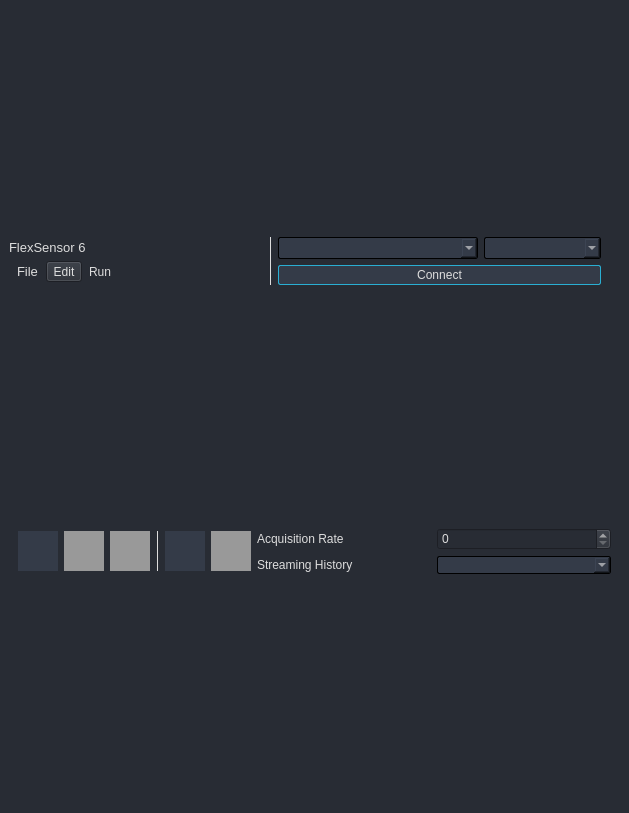
<?xml version="1.0" encoding="UTF-8"?>
<ui version="4.0">
 <class>AD2ControlWindowNew</class>
 <widget class="QMainWindow" name="AD2ControlWindowNew">
  <property name="geometry">
   <rect>
    <x>0</x>
    <y>0</y>
    <width>629</width>
    <height>813</height>
   </rect>
  </property>
  <property name="windowTitle">
   <string>MainWindow</string>
  </property>
  <property name="styleSheet">
   <string notr="true"/>
  </property>
  <widget class="QWidget" name="centralwidget">
   <property name="styleSheet">
    <string notr="true">/* /////////////////////////////////////////////////////////////////////////////////////////////////

SET APP STYLESHEET - FULL STYLES HERE
DARK THEME - DRACULA COLOR BASED

///////////////////////////////////////////////////////////////////////////////////////////////// */
QWidget{
    background-color: rgb(40, 44, 52);
	color: rgb(221, 221, 221);
	font: 10pt &quot;Segoe UI&quot;;
}

/* /////////////////////////////////////////////////////////////////////////////////////////////////
Tooltip */
QToolTip {
	color: #ffffff;
	background-color: rgba(33, 37, 43, 180);
	border: 1px solid rgb(44, 49, 58);
	background-image: none;
	background-position: left center;
    background-repeat: no-repeat;
	border: none;
	border-left: 2px solid rgb(255, 121, 198);
	text-align: left;
	padding-left: 8px;
	margin: 0px;
}

/* /////////////////////////////////////////////////////////////////////////////////////////////////
QTableWidget */
QTableWidget {	
	background-color: transparent;
	padding: 10px;
	border-radius: 5px;
	gridline-color: rgb(44, 49, 58);
	border-bottom: 1px solid rgb(44, 49, 60);
}
QTableWidget::item{
	border-color: rgb(44, 49, 60);
	padding-left: 5px;
	padding-right: 5px;
	gridline-color: rgb(44, 49, 60);
}
QTableWidget::item:selected{
	background-color: rgb(189, 147, 249);
}
QHeaderView::section{
	background-color: rgb(33, 37, 43);
	max-width: 30px;
	border: 1px solid rgb(44, 49, 58);
	border-style: none;
    border-bottom: 1px solid rgb(44, 49, 60);
    border-right: 1px solid rgb(44, 49, 60);
}
QTableWidget::horizontalHeader {	
	background-color: rgb(33, 37, 43);
}
QHeaderView::section:horizontal
{
    border: 1px solid rgb(33, 37, 43);
	background-color: rgb(33, 37, 43);
	padding: 3px;
	border-top-left-radius: 7px;
    border-top-right-radius: 7px;
}
QHeaderView::section:vertical
{
    border: 1px solid rgb(44, 49, 60);
}

/* /////////////////////////////////////////////////////////////////////////////////////////////////
LineEdit */
QLineEdit {
	background-color: rgb(33, 37, 43);
	border-radius: 5px;
	border: 2px solid rgb(33, 37, 43);
	padding-left: 10px;
	selection-color: rgb(255, 255, 255);
	selection-background-color: rgb(255, 121, 198);
}
QLineEdit:hover {
	border: 2px solid rgb(64, 71, 88);
}
QLineEdit:focus {
	border: 2px solid rgb(91, 101, 124);
}

/* /////////////////////////////////////////////////////////////////////////////////////////////////
PlainTextEdit */
QPlainTextEdit {
	background-color: rgb(27, 29, 35);
	border-radius: 5px;
	padding: 10px;
	selection-color: rgb(255, 255, 255);
	selection-background-color: rgb(255, 121, 198);
}
QPlainTextEdit  QScrollBar:vertical {
    width: 8px;
 }
QPlainTextEdit  QScrollBar:horizontal {
    height: 8px;
 }
QPlainTextEdit:hover {
	border: 2px solid rgb(64, 71, 88);
}
QPlainTextEdit:focus {
	border: 2px solid rgb(91, 101, 124);
}

/* /////////////////////////////////////////////////////////////////////////////////////////////////
ScrollBars */
QScrollBar:horizontal {
    border: none;
    background: rgb(52, 59, 72);
    height: 8px;
    margin: 0px 21px 0 21px;
	border-radius: 0px;
}
QScrollBar::handle:horizontal {
    background: rgb(189, 147, 249);
    min-width: 25px;
	border-radius: 4px
}
QScrollBar::add-line:horizontal {
    border: none;
    background: rgb(55, 63, 77);
    width: 20px;
	border-top-right-radius: 4px;
    border-bottom-right-radius: 4px;
    subcontrol-position: right;
    subcontrol-origin: margin;
}
QScrollBar::sub-line:horizontal {
    border: none;
    background: rgb(55, 63, 77);
    width: 20px;
	border-top-left-radius: 4px;
    border-bottom-left-radius: 4px;
    subcontrol-position: left;
    subcontrol-origin: margin;
}
QScrollBar::up-arrow:horizontal, QScrollBar::down-arrow:horizontal
{
     background: none;
}
QScrollBar::add-page:horizontal, QScrollBar::sub-page:horizontal
{
     background: none;
}
 QScrollBar:vertical {
	border: none;
    background: rgb(52, 59, 72);
    width: 8px;
    margin: 21px 0 21px 0;
	border-radius: 0px;
 }
 QScrollBar::handle:vertical {	
	background: rgb(189, 147, 249);
    min-height: 25px;
	border-radius: 4px
 }
 QScrollBar::add-line:vertical {
     border: none;
    background: rgb(55, 63, 77);
     height: 20px;
	border-bottom-left-radius: 4px;
    border-bottom-right-radius: 4px;
     subcontrol-position: bottom;
     subcontrol-origin: margin;
 }
 QScrollBar::sub-line:vertical {
	border: none;
    background: rgb(55, 63, 77);
     height: 20px;
	border-top-left-radius: 4px;
    border-top-right-radius: 4px;
     subcontrol-position: top;
     subcontrol-origin: margin;
 }
 QScrollBar::up-arrow:vertical, QScrollBar::down-arrow:vertical {
     background: none;
 }

 QScrollBar::add-page:vertical, QScrollBar::sub-page:vertical {
     background: none;
 }

/* /////////////////////////////////////////////////////////////////////////////////////////////////
CheckBox */
QCheckBox::indicator {
    border: 3px solid rgb(52, 59, 72);
	width: 15px;
	height: 15px;
	border-radius: 10px;
    background: rgb(44, 49, 60);
}
QCheckBox::indicator:hover {
    border: 3px solid rgb(58, 66, 81);
}
QCheckBox::indicator:checked {
    background: 3px solid rgb(52, 59, 72);
	border: 3px solid rgb(52, 59, 72);	
	background-image: url(:/icons/images/icons/cil-check-alt.png);
}

/* /////////////////////////////////////////////////////////////////////////////////////////////////
RadioButton */
QRadioButton::indicator {
    border: 3px solid rgb(52, 59, 72);
	width: 15px;
	height: 15px;
	border-radius: 10px;
    background: rgb(44, 49, 60);
}
QRadioButton::indicator:hover {
    border: 3px solid rgb(58, 66, 81);
}
QRadioButton::indicator:checked {
    background: 3px solid rgb(94, 106, 130);
	border: 3px solid rgb(52, 59, 72);	
}

/* /////////////////////////////////////////////////////////////////////////////////////////////////
ComboBox */
QComboBox{
	background-color: rgb(52, 59, 72);
	border-radius: 2px;
	border: 1px solid rgb(0, 0, 0);
}
QComboBox:hover{
	border: 1px solid rgb(42, 175, 211);
}
QComboBox::drop-down {
	subcontrol-origin: padding;
	subcontrol-position: top right;
	width: 25px; 
	border-left-width: 2px;
	border-left-color: rgba(39, 44, 54, 150);
	border-left-style: solid;
	border-top-right-radius: 3px;
	border-bottom-right-radius: 3px;	
	background-image: url(:/icons/icons/cil-arrow-bottom.png);
	background-position: center;
	background-repeat: no-reperat;
 }
QComboBox QAbstractItemView {
	color: rgb(255, 121, 198);	
	background-color: rgb(33, 37, 43);
	padding: 10px;
	selection-background-color: rgb(39, 44, 54);
}
/*QComboBox QAbstractItemView::item {
  min-height: 150px;
}*/

/* /////////////////////////////////////////////////////////////////////////////////////////////////
Sliders */
QSlider::groove:horizontal {
    border-radius: 5px;
    height: 10px;
	margin: 0px;
	background-color: rgb(52, 59, 72);
}
QSlider::groove:horizontal:hover {
	background-color: rgb(55, 62, 76);
}
QSlider::handle:horizontal {
    background-color: rgb(0, 0, 0);
    border: 1px solid rgb(42, 175, 211);
    height: 10px;
    width: 8px;
    margin: 0px;
	border-radius: 5px;
}
QSlider::handle:horizontal:hover {
    background-color: rgb(42, 141, 211);
    border: none;
    height: 10px;
    width: 10px;
    margin: 0px;
	border-radius: 5px;
}
QSlider::handle:horizontal:pressed {
    background-color: rgb(42, 141, 211);
}

QSlider::groove:vertical {
    border-radius: 5px;
    width: 10px;
    margin: 0px;
	background-color: rgb(52, 59, 72);
}
QSlider::groove:vertical:hover {
	background-color: rgb(55, 62, 76);
}
QSlider::handle:vertical {
    background-color: rgb(189, 147, 249);
	border: none;
    height: 10px;
    width: 10px;
    margin: 0px;
	border-radius: 5px;
}
QSlider::handle:vertical:hover {
    background-color: rgb(195, 155, 255);
}
QSlider::handle:vertical:pressed {
    background-color: rgb(255, 121, 198);
}

/* /////////////////////////////////////////////////////////////////////////////////////////////////
CommandLinkButton */
QCommandLinkButton {	
	color: rgb(255, 121, 198);
	border-radius: 5px;
	padding: 5px;
	color: rgb(255, 170, 255);
}
QCommandLinkButton:hover {	
	color: rgb(255, 170, 255);
	background-color: rgb(44, 49, 60);
}
QCommandLinkButton:pressed {	
	color: rgb(189, 147, 249);
	background-color: rgb(52, 58, 71);
}

/* /////////////////////////////////////////////////////////////////////////////////////////////////
Button */
QPushButton {
	border: 1px solid rgb(42, 175, 211);
	border-radius: 2px;	
	background-color: rgb(52, 59, 72);
}
QPushButton:hover {
	border: 1px solid rgb(42, 141, 211);
    border-radius: 2px;	
	background-color: rgb(42, 141, 211);
}
QPushButton:pressed {	
	border: 1px solid rgb(42, 141, 211);
    border-radius: 2px;	
	background-color: rgb(35, 40, 49);
}









/* QMenu ------------------------------------------------------------------

examples: https://doc.qt.io/qt-5/stylesheet-examples.html#customizing-qmenu

--------------------------------------------------------------------------- */
QMenu {
    background-color: rgb(40, 44, 52);
    margin: 2px; /* some spacing around the menu */
}

QMenu::item {
    padding: 2px 25px 2px 20px;
    border: 1px solid transparent; /* reserve space for selection border */
}

QMenu::item:selected {
    border-color: darkblue;
    background: rgba(100, 100, 100, 150);
}

QMenu::icon:checked { /* appearance of a 'checked' icon */
    background: gray;
    border: 1px inset gray;
    position: absolute;
    top: 1px;
    right: 1px;
    bottom: 1px;
    left: 1px;
}

QMenu::separator {
    height: 2px;
    background: lightblue;
    margin-left: 10px;
    margin-right: 5px;
}

QMenu::indicator {
    width: 13px;
    height: 13px;
}

QTabWidget::pane {
  border: 1px solid lightgray;
  top:-1px; 
  background:  rgb(40, 44, 52); 
} 

QTabBar::tab {
  background: rgb(40, 44, 52);; 
  border: 1px solid lightgray; 
  padding: 2px;
	padding-left: 10px;
	padding-right: 10px;
} 

QTabBar::tab:selected { 
  background:  rgb(189, 147, 249);
  margin-bottom: -1px; 
}
</string>
   </property>
   <layout class="QGridLayout" name="gridLayout_2">
    <item row="3" column="0">
     <layout class="QGridLayout" name="grd_information"/>
    </item>
    <item row="0" column="0">
     <widget class="QFrame" name="contentTopBg">
      <property name="sizePolicy">
       <sizepolicy hsizetype="Preferred" vsizetype="Maximum">
        <horstretch>0</horstretch>
        <verstretch>0</verstretch>
       </sizepolicy>
      </property>
      <property name="minimumSize">
       <size>
        <width>0</width>
        <height>50</height>
       </size>
      </property>
      <property name="maximumSize">
       <size>
        <width>16777215</width>
        <height>16777215</height>
       </size>
      </property>
      <property name="frameShape">
       <enum>QFrame::NoFrame</enum>
      </property>
      <property name="frameShadow">
       <enum>QFrame::Raised</enum>
      </property>
      <layout class="QHBoxLayout" name="horizontalLayout_6">
       <property name="spacing">
        <number>0</number>
       </property>
       <property name="leftMargin">
        <number>0</number>
       </property>
       <property name="topMargin">
        <number>0</number>
       </property>
       <property name="rightMargin">
        <number>10</number>
       </property>
       <property name="bottomMargin">
        <number>0</number>
       </property>
       <item>
        <widget class="QFrame" name="vl_header">
         <property name="enabled">
          <bool>true</bool>
         </property>
         <property name="sizePolicy">
          <sizepolicy hsizetype="Preferred" vsizetype="Maximum">
           <horstretch>0</horstretch>
           <verstretch>0</verstretch>
          </sizepolicy>
         </property>
         <property name="focusPolicy">
          <enum>Qt::NoFocus</enum>
         </property>
         <property name="frameShape">
          <enum>QFrame::NoFrame</enum>
         </property>
         <property name="frameShadow">
          <enum>QFrame::Raised</enum>
         </property>
         <layout class="QHBoxLayout" name="horizontalLayout_7">
          <property name="spacing">
           <number>0</number>
          </property>
          <property name="leftMargin">
           <number>0</number>
          </property>
          <property name="topMargin">
           <number>0</number>
          </property>
          <property name="rightMargin">
           <number>0</number>
          </property>
          <property name="bottomMargin">
           <number>0</number>
          </property>
          <item>
           <widget class="QFrame" name="verticalFrame">
            <property name="sizePolicy">
             <sizepolicy hsizetype="Minimum" vsizetype="Minimum">
              <horstretch>0</horstretch>
              <verstretch>0</verstretch>
             </sizepolicy>
            </property>
            <layout class="QFormLayout" name="formLayout">
             <property name="horizontalSpacing">
              <number>0</number>
             </property>
             <property name="leftMargin">
              <number>0</number>
             </property>
             <property name="topMargin">
              <number>0</number>
             </property>
             <property name="rightMargin">
              <number>0</number>
             </property>
             <property name="bottomMargin">
              <number>0</number>
             </property>
             <item row="1" column="0">
              <widget class="QFrame" name="menuBar">
               <property name="sizePolicy">
                <sizepolicy hsizetype="Minimum" vsizetype="Fixed">
                 <horstretch>0</horstretch>
                 <verstretch>0</verstretch>
                </sizepolicy>
               </property>
               <property name="minimumSize">
                <size>
                 <width>0</width>
                 <height>0</height>
                </size>
               </property>
               <property name="focusPolicy">
                <enum>Qt::NoFocus</enum>
               </property>
               <property name="frameShadow">
                <enum>QFrame::Raised</enum>
               </property>
               <layout class="QHBoxLayout" name="horizontalLayout_8" stretch="0,0,0">
                <property name="spacing">
                 <number>0</number>
                </property>
                <property name="sizeConstraint">
                 <enum>QLayout::SetDefaultConstraint</enum>
                </property>
                <property name="leftMargin">
                 <number>0</number>
                </property>
                <property name="topMargin">
                 <number>0</number>
                </property>
                <property name="rightMargin">
                 <number>0</number>
                </property>
                <property name="bottomMargin">
                 <number>0</number>
                </property>
                <item>
                 <widget class="QToolButton" name="menu_file">
                  <property name="enabled">
                   <bool>true</bool>
                  </property>
                  <property name="sizePolicy">
                   <sizepolicy hsizetype="Fixed" vsizetype="Fixed">
                    <horstretch>0</horstretch>
                    <verstretch>0</verstretch>
                   </sizepolicy>
                  </property>
                  <property name="minimumSize">
                   <size>
                    <width>0</width>
                    <height>16</height>
                   </size>
                  </property>
                  <property name="maximumSize">
                   <size>
                    <width>16777215</width>
                    <height>16777215</height>
                   </size>
                  </property>
                  <property name="font">
                   <font>
                    <pointsize>10</pointsize>
                    <italic>false</italic>
                    <bold>false</bold>
                    <kerning>true</kerning>
                   </font>
                  </property>
                  <property name="mouseTracking">
                   <bool>true</bool>
                  </property>
                  <property name="layoutDirection">
                   <enum>Qt::LeftToRight</enum>
                  </property>
                  <property name="autoFillBackground">
                   <bool>false</bool>
                  </property>
                  <property name="styleSheet">
                   <string notr="true"/>
                  </property>
                  <property name="text">
                   <string>File</string>
                  </property>
                  <property name="checkable">
                   <bool>false</bool>
                  </property>
                  <property name="popupMode">
                   <enum>QToolButton::InstantPopup</enum>
                  </property>
                  <property name="toolButtonStyle">
                   <enum>Qt::ToolButtonTextOnly</enum>
                  </property>
                  <property name="autoRaise">
                   <bool>true</bool>
                  </property>
                 </widget>
                </item>
                <item>
                 <widget class="QToolButton" name="menu_edit">
                  <property name="text">
                   <string>Edit</string>
                  </property>
                 </widget>
                </item>
                <item>
                 <widget class="QToolButton" name="menu_run">
                  <property name="minimumSize">
                   <size>
                    <width>0</width>
                    <height>0</height>
                   </size>
                  </property>
                  <property name="styleSheet">
                   <string notr="true"/>
                  </property>
                  <property name="text">
                   <string>Run</string>
                  </property>
                  <property name="popupMode">
                   <enum>QToolButton::InstantPopup</enum>
                  </property>
                  <property name="toolButtonStyle">
                   <enum>Qt::ToolButtonTextOnly</enum>
                  </property>
                  <property name="autoRaise">
                   <bool>true</bool>
                  </property>
                 </widget>
                </item>
               </layout>
              </widget>
             </item>
             <item row="0" column="0">
              <widget class="QLabel" name="titleRight">
               <property name="sizePolicy">
                <sizepolicy hsizetype="Preferred" vsizetype="Expanding">
                 <horstretch>0</horstretch>
                 <verstretch>0</verstretch>
                </sizepolicy>
               </property>
               <property name="maximumSize">
                <size>
                 <width>16777215</width>
                 <height>45</height>
                </size>
               </property>
               <property name="font">
                <font>
                 <pointsize>10</pointsize>
                 <italic>false</italic>
                 <bold>false</bold>
                </font>
               </property>
               <property name="text">
                <string>FlexSensor 6</string>
               </property>
               <property name="alignment">
                <set>Qt::AlignLeading|Qt::AlignLeft|Qt::AlignVCenter</set>
               </property>
              </widget>
             </item>
            </layout>
           </widget>
          </item>
         </layout>
        </widget>
       </item>
       <item>
        <widget class="QFrame" name="grd_device_connect">
         <property name="sizePolicy">
          <sizepolicy hsizetype="Preferred" vsizetype="Preferred">
           <horstretch>0</horstretch>
           <verstretch>0</verstretch>
          </sizepolicy>
         </property>
         <property name="minimumSize">
          <size>
           <width>350</width>
           <height>44</height>
          </size>
         </property>
         <layout class="QGridLayout" name="gridLayout_4">
          <item row="2" column="3">
           <widget class="QComboBox" name="cb_channel_select">
            <property name="minimumSize">
             <size>
              <width>0</width>
              <height>22</height>
             </size>
            </property>
           </widget>
          </item>
          <item row="2" column="0" rowspan="2">
           <widget class="QFrame" name="sep1">
            <property name="minimumSize">
             <size>
              <width>0</width>
              <height>0</height>
             </size>
            </property>
            <property name="frameShape">
             <enum>QFrame::VLine</enum>
            </property>
            <property name="frameShadow">
             <enum>QFrame::Plain</enum>
            </property>
           </widget>
          </item>
          <item row="2" column="2">
           <widget class="QComboBox" name="cb_device_select">
            <property name="minimumSize">
             <size>
              <width>200</width>
              <height>22</height>
             </size>
            </property>
           </widget>
          </item>
          <item row="3" column="2" colspan="2">
           <widget class="QPushButton" name="btn_connect">
            <property name="minimumSize">
             <size>
              <width>0</width>
              <height>20</height>
             </size>
            </property>
            <property name="text">
             <string>Connect</string>
            </property>
           </widget>
          </item>
         </layout>
        </widget>
       </item>
      </layout>
     </widget>
    </item>
    <item row="2" column="0">
     <widget class="QFrame" name="grd_controls">
      <property name="sizePolicy">
       <sizepolicy hsizetype="Minimum" vsizetype="Maximum">
        <horstretch>0</horstretch>
        <verstretch>0</verstretch>
       </sizepolicy>
      </property>
      <layout class="QGridLayout" name="gridLayout_3">
       <item row="0" column="1">
        <widget class="QLabel" name="lbl_acquisition_rate">
         <property name="text">
          <string>Acquisition Rate</string>
         </property>
        </widget>
       </item>
       <item row="0" column="2">
        <widget class="QSpinBox" name="sb_acquisition_rate"/>
       </item>
       <item row="1" column="2">
        <widget class="QComboBox" name="cb_streaming_history"/>
       </item>
       <item row="1" column="1">
        <widget class="QLabel" name="lbl_streaming_history">
         <property name="text">
          <string>Streaming History</string>
         </property>
        </widget>
       </item>
       <item row="0" column="0" rowspan="2">
        <widget class="QFrame" name="horizontalFrame">
         <property name="sizePolicy">
          <sizepolicy hsizetype="Maximum" vsizetype="Maximum">
           <horstretch>0</horstretch>
           <verstretch>0</verstretch>
          </sizepolicy>
         </property>
         <layout class="QHBoxLayout" name="horizontalLayout_2">
          <property name="spacing">
           <number>6</number>
          </property>
          <property name="sizeConstraint">
           <enum>QLayout::SetMaximumSize</enum>
          </property>
          <property name="leftMargin">
           <number>0</number>
          </property>
          <property name="topMargin">
           <number>0</number>
          </property>
          <property name="rightMargin">
           <number>0</number>
          </property>
          <property name="bottomMargin">
           <number>0</number>
          </property>
          <item>
           <widget class="QPushButton" name="btn_play">
            <property name="enabled">
             <bool>true</bool>
            </property>
            <property name="minimumSize">
             <size>
              <width>40</width>
              <height>40</height>
             </size>
            </property>
            <property name="maximumSize">
             <size>
              <width>40</width>
              <height>40</height>
             </size>
            </property>
            <property name="styleSheet">
             <string notr="true">/*Play Button*/
QPushButton {		
	background-position: left center;
    background-repeat: no-repeat;
	border: none;
    border-radius: 0px;
	text-align: center;
}

QPushButton:hover {
	background-color: rgb(47, 104, 57);
}

QPushButton:pressed {	
	background-color: rgb(44, 134, 46);
	color: rgb(255, 255, 255);
}

QPushButton:disabled {	
	background-color: rgb(153, 153, 153);
	color: rgb(255, 255, 255);
}

QPushButton:checked {	
	background-color: rgb(49, 89, 62);
	color: rgb(255, 255, 255);
}
</string>
            </property>
            <property name="text">
             <string/>
            </property>
            <property name="icon">
             <iconset>
              <normalon>:/icons-svg/icons-svg/cil-media-play.svg</normalon>
             </iconset>
            </property>
            <property name="iconSize">
             <size>
              <width>20</width>
              <height>20</height>
             </size>
            </property>
            <property name="checkable">
             <bool>true</bool>
            </property>
            <property name="checked">
             <bool>false</bool>
            </property>
            <property name="autoExclusive">
             <bool>false</bool>
            </property>
            <property name="default">
             <bool>false</bool>
            </property>
            <property name="flat">
             <bool>false</bool>
            </property>
           </widget>
          </item>
          <item>
           <widget class="QPushButton" name="btn_stop">
            <property name="enabled">
             <bool>false</bool>
            </property>
            <property name="minimumSize">
             <size>
              <width>40</width>
              <height>40</height>
             </size>
            </property>
            <property name="maximumSize">
             <size>
              <width>40</width>
              <height>40</height>
             </size>
            </property>
            <property name="styleSheet">
             <string notr="true">/* Stop Button*/

QPushButton {		
	background-position: left center;
    background-repeat: no-repeat;
	border: none;
    border-radius: 0px;
	text-align: center;
    icon: url(:/icons-svg/icons-svg/cil-media-stop.svg);
    icon-size: 16px 16px;
}

QPushButton:hover {
	background-color: rgb(113, 41, 50);
}

QPushButton:pressed {	
	background-color: rgb(154, 29, 36);
	color: rgb(255, 255, 255);
}

QPushButton:disabled {	
	background-color: rgb(153, 153, 153);
	color: rgb(255, 255, 255);
}
</string>
            </property>
            <property name="text">
             <string/>
            </property>
            <property name="icon">
             <iconset resource="resources.qrc">
              <normaloff>:/icons-svg/icons-svg/cil-media-stop.svg</normaloff>:/icons-svg/icons-svg/cil-media-stop.svg</iconset>
            </property>
           </widget>
          </item>
          <item>
           <widget class="QPushButton" name="btn_pause">
            <property name="enabled">
             <bool>false</bool>
            </property>
            <property name="minimumSize">
             <size>
              <width>40</width>
              <height>40</height>
             </size>
            </property>
            <property name="maximumSize">
             <size>
              <width>40</width>
              <height>40</height>
             </size>
            </property>
            <property name="styleSheet">
             <string notr="true">QPushButton {		
	background-position: left center;
    background-repeat: no-repeat;
	border: none;
    border-radius: 0px;
	text-align: center;
	icon: url(:/icons-svg/icons-svg/cil-media-pause.svg);
    icon-size: 16px 16px;
}

QPushButton:hover {
    background-color: rgb(113, 105, 50);
}
    
QPushButton:pressed {	
    background-color: rgb(154, 136, 36);
    color: rgb(255, 255, 255);
}
    
QPushButton:disabled {	
	background-color: rgb(153, 153, 153);
	color: rgb(255, 255, 255);
}
</string>
            </property>
            <property name="text">
             <string/>
            </property>
            <property name="icon">
             <iconset resource="resources.qrc">
              <normaloff>:/icons-svg/icons-svg/cil-media-pause.svg</normaloff>:/icons-svg/icons-svg/cil-media-pause.svg</iconset>
            </property>
           </widget>
          </item>
          <item>
           <widget class="QFrame" name="sep2">
            <property name="styleSheet">
             <string notr="true">QFrame[frameShape=&quot;5&quot;] /* QFrame::VLine == 0x0005 */
{
    color: green;
    background-color: green;
}</string>
            </property>
            <property name="frameShape">
             <enum>QFrame::VLine</enum>
            </property>
            <property name="frameShadow">
             <enum>QFrame::Plain</enum>
            </property>
           </widget>
          </item>
          <item>
           <widget class="QPushButton" name="btn_record">
            <property name="enabled">
             <bool>true</bool>
            </property>
            <property name="minimumSize">
             <size>
              <width>40</width>
              <height>40</height>
             </size>
            </property>
            <property name="maximumSize">
             <size>
              <width>40</width>
              <height>40</height>
             </size>
            </property>
            <property name="baseSize">
             <size>
              <width>40</width>
              <height>40</height>
             </size>
            </property>
            <property name="styleSheet">
             <string notr="true">QPushButton {		
	background-position: left center;
    background-repeat: no-repeat;
	border: none;
    border-radius: 0px;
	text-align: center;
	icon: url(:/icons-svg/icons-svg/cil-media-record.svg);
    icon-size: 16px 16px;
}

QPushButton:hover {
	background-color: rgb(113, 41, 50);
}

QPushButton:pressed {	
	background-color: rgb(154, 29, 36);
	color: rgb(255, 255, 255);
}

QPushButton:disabled {	
	background-color: rgb(153, 153, 153);
	color: rgb(255, 255, 255);
}

QPushButton:checked {	
	background-color: rgb(78, 47, 58);
}
</string>
            </property>
            <property name="text">
             <string/>
            </property>
            <property name="icon">
             <iconset resource="resources.qrc">
              <normaloff>:/icons-svg/icons-svg/cil-media-record.svg</normaloff>:/icons-svg/icons-svg/cil-media-record.svg</iconset>
            </property>
            <property name="checkable">
             <bool>true</bool>
            </property>
            <property name="checked">
             <bool>false</bool>
            </property>
           </widget>
          </item>
          <item>
           <widget class="QPushButton" name="btn_reset">
            <property name="enabled">
             <bool>false</bool>
            </property>
            <property name="minimumSize">
             <size>
              <width>40</width>
              <height>40</height>
             </size>
            </property>
            <property name="maximumSize">
             <size>
              <width>40</width>
              <height>40</height>
             </size>
            </property>
            <property name="baseSize">
             <size>
              <width>40</width>
              <height>40</height>
             </size>
            </property>
            <property name="styleSheet">
             <string notr="true">QPushButton {		
	background-position: left center;
    background-repeat: no-repeat;
	border: none;
    border-radius: 0px;
	text-align: center;
	icon: url(:/icons-svg/icons-svg/cil-reload.svg);
    icon-size: 16px 16px;
}

QPushButton:hover {
	background-color: rgb(113, 41, 50);
}

QPushButton:pressed {	
	background-color: rgb(154, 29, 36);
	color: rgb(255, 255, 255);
}

QPushButton:disabled {	
	background-color: rgb(153, 153, 153);
	color: rgb(255, 255, 255);
}
</string>
            </property>
            <property name="text">
             <string/>
            </property>
           </widget>
          </item>
         </layout>
        </widget>
       </item>
      </layout>
     </widget>
    </item>
    <item row="4" column="0">
     <layout class="QGridLayout" name="grd_plot"/>
    </item>
   </layout>
  </widget>
  <widget class="QMenuBar" name="menubar">
   <property name="geometry">
    <rect>
     <x>0</x>
     <y>0</y>
     <width>629</width>
     <height>22</height>
    </rect>
   </property>
  </widget>
 </widget>
 <resources>
  <include location="resources.qrc"/>
  <include location="../../../../flexsensor/src/FlexSensor/resources/resources.qrc"/>
 </resources>
 <connections/>
</ui>
